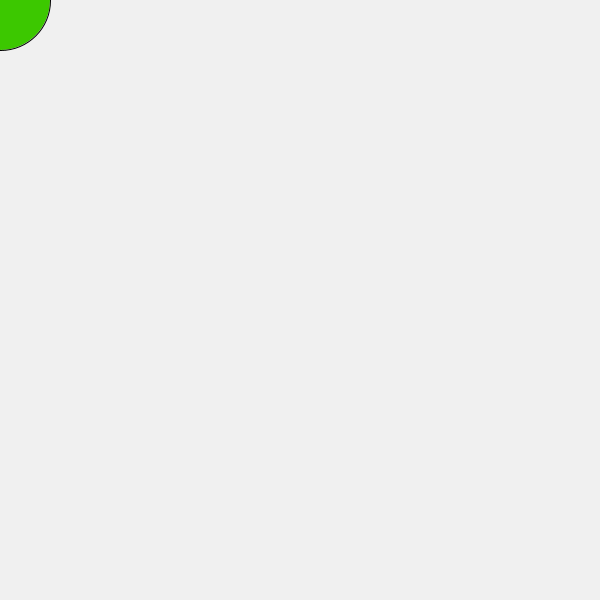
Frame 1 (no input)
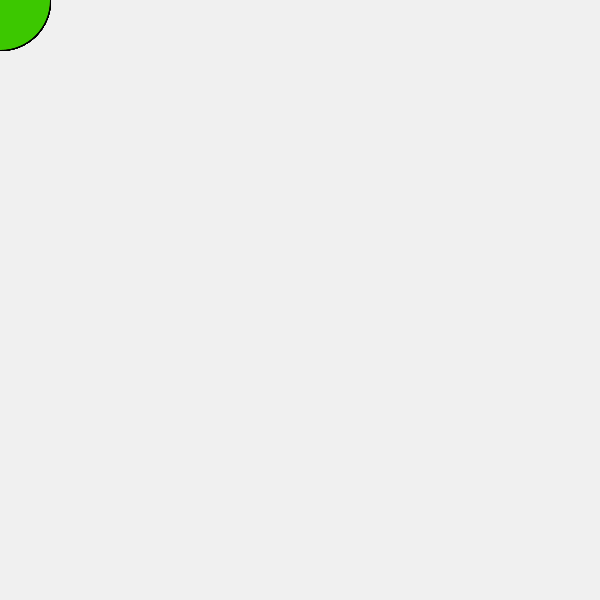
Frame 60 (the mouse pressed at the canvas centre just before this capture)
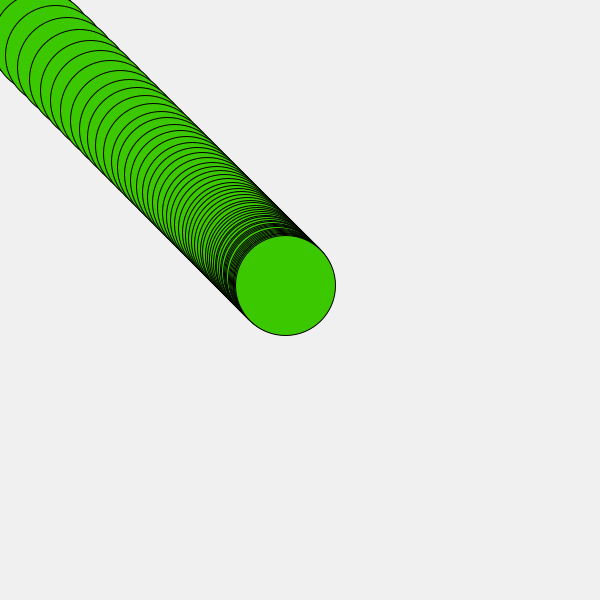
Frame 120 (the mouse held since frame 60 and released just before this capture)

The Processing sketch that drew these frames (run headless with seeded random() and noise(); from frame 60 on, the mouse is pressed at the canvas centre):

// Processing sketch: processing_105035
// ── processing_105035.pde

float a=0;
float b=0;
float posX;
float posY;
float change=0.05;


void setup() {
  background(240);
  size(600, 600);
}


void draw() {

  fill(60, 200, 0);
  ellipse(a, b, 100, 100);

  posX = mouseX - a;
  posY = mouseY - b;

  a += posX*change;
  b += posY*change;
}
